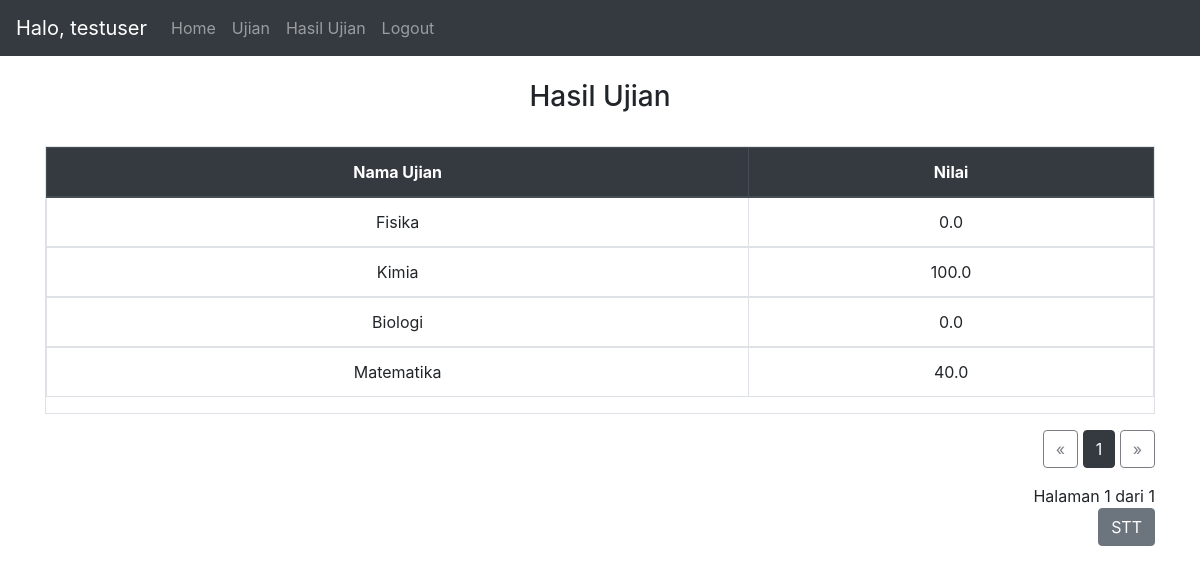
/result/1 (signed in), run on the app's committed database.
### website/models.py (models this page shows)
class User(db.Model, UserMixin):
    id = db.Column(db.Integer, primary_key=True)
    email = db.Column(db.String(150), unique=True)
    password = db.Column(db.String(150))
    name = db.Column(db.String(150))
    type = db.Column(db.String(150))
    notes = db.relationship('Note')
    results = db.relationship('Result')
    useranswer = db.relationship('UserAnswer')

class Result(db.Model):
    id = db.Column(db.Integer, primary_key=True)
    user_id = db.Column(db.Integer, db.ForeignKey('user.id'))
    user_name = db.Column(db.String(150))
    exam_id = db.Column(db.Integer, db.ForeignKey('exam.id'))
    exam_name = db.Column(db.String(150))
    grade = db.Column(db.Float)

### website/views.py (the view)
@views.route('/result/<page>', methods=['GET','POST'])
@login_required
def result(page):
    db_result = Result.query.filter_by(user_id=current_user.id).paginate(page=int(page), per_page=10)
    return render_template("result.html", user=current_user, results=db_result)

### website/__init__.py (called while the page is built)
def create_app():
    app = Flask(__name__)
    app.config['SECRET_KEY'] = 'secret key'
    app.config['SQLALCHEMY_DATABASE_URI'] = f'sqlite:///{DB_NAME}'
    db.init_app(app)
    from .views import views
    from .auth import auth
    app.register_blueprint(views, url_prefix='/')
    app.register_blueprint(auth, url_prefix='/')
    from .models import User, Note, Exam, Result, Question,UserAnswer #,Class
    with app.app_context():
        db.create_all()
    login_manager = LoginManager()
    login_manager.login_view = 'auth.login'
    login_manager.init_app(app)
    @login_manager.user_loader
    def load_user(id):
        return User.query.get(int(id))
    return app

### website/templates/result.html
{% extends "base.html" %} {% block title %}Hasil Ujian{% endblock %} {% block
    content %}
    <br>
    <h3 align="center">Hasil Ujian</h3>
    <br>
    <div class="table table-responsive table-hover table-bordered">
      <table class="table">
        <thead class="text-center thead-dark">
          <tr>
            <th>Nama Ujian</th>
            <th>Nilai</th>
          </tr>
        </thead>
        {% for result in results %}
        <tbody class="text-center">
          <td>{{result.exam_name}}</td>
          <td>{{result.grade}}</td>
        </tbody>
        {% endfor %}
      </table>
    </div>
    <div class="text-right">
      <a href="{{results.prev_num}}" class="btn btn-outline-dark {% if results.page == 1 %}disabled{% endif %}">&laquo;</a>
      {% for number in results.iter_pages(left_edge=1, right_edge=1, left_current=1, right_current=2) %}
        {% if number %}
          {% if results.page != number %}
            <span>
              <a class="btn btn-outline-dark"
                  href="{{number}}">
              {{number}}
              </a>
            </span>
          {% else %}
              <span class="btn btn-dark">{{number}}</span>
          {% endif %}
        {% else %}
        ...
        {% endif %}
      {% endfor %}
      <a href="{{results.next_num}}" class="btn btn-outline-dark {% if results.page == results.pages %}disabled{% endif %}">&raquo;</a>
      <p class="text-right mt-3">
        Halaman {{ results.page }} dari {{ results.pages }}
        <br><a class="btn btn-secondary" id="stt" href="/stt/nav">STT</a>
      </p>
    </div>
    {% endblock %}

### website/templates/base.html (shortened to what this page needs)
<!DOCTYPE html>
<html>
  <head>
    <link
      rel="stylesheet"
      href="https://stackpath.bootstrapcdn.com/bootstrap/4.4.1/css/bootstrap.min.css"
    />
    <link
      rel="stylesheet"
      href="https://stackpath.bootstrapcdn.com/font-awesome/4.7.0/css/font-awesome.min.css"
    />
  </head>
  <body>
    <nav class="navbar navbar-expand-lg navbar-dark bg-dark">
      <div class="collapse navbar-collapse" id="navbar">
        <div class="navbar-nav">
          {% if user.is_authenticated %}
          <span class="navbar-brand">
            Halo, {{user.name}}
          </span>
          <a class="nav-item nav-link" id="home" href="/">Home</a>
          <a class="nav-item nav-link" id="exam" href="/insert_token">Ujian</a>
          <a class="nav-item nav-link" id="exam" href="/result/1">Hasil Ujian</a>
          <a class="nav-item nav-link" id="logout" href="/logout">Logout</a>
          {% else %}
          <a class="nav-item nav-link" id="login" href="/login">Login</a>
          {% endif %}
        </div>
      </div>
    </nav>
    <div id="content" class="container">{% block content %} {% endblock %}</div>
  <br>
  </body>
</html>

### data on the page
User: name "testuser"
Result: exam_name "Fisika", grade "0.0"
Result: exam_name "Kimia", grade "100.0"
Result: exam_name "Biologi", grade "0.0"
Result: exam_name "Matematika", grade "40.0"

### other printed values
{{ number }} "1"
{{ results.page }} "1"
{{ results.pages }} "1"
